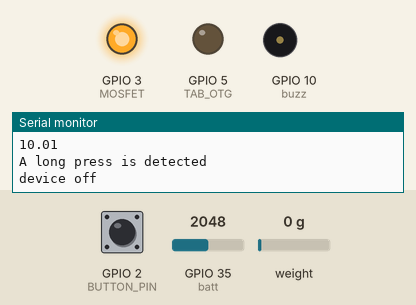
This program was run on a simulated ESP32. Parts: output pins drawn as LEDs (lit = HIGH), buzzer (waves = sounding, pin HIGH), the last lines printed to the serial monitor. The test bench sets the inputs (shaded band); at power-on: GPIO 35 (batt) = 2048, GPIO 2 (BUTTON_PIN) HIGH, weight on the scale 0 g. Pins used as bus, display or sensor lines are not drawn.

Above: at 4.3 s.
4.4 s: GPIO 35 (batt) set to 347
6.8 s: GPIO 35 (batt) set to 313
At 8.9 s:
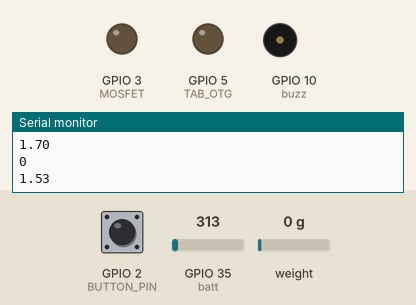
11.1 s: GPIO 2 (BUTTON_PIN) pulled LOW for 0.65 s
At 14.0 s:
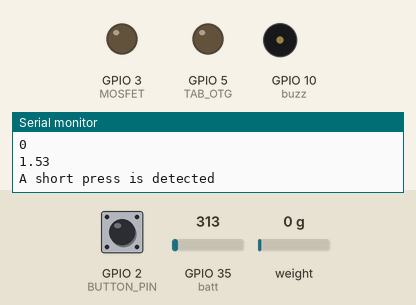
14.6 s: GPIO 35 (batt) set to 491
At 15.2 s:
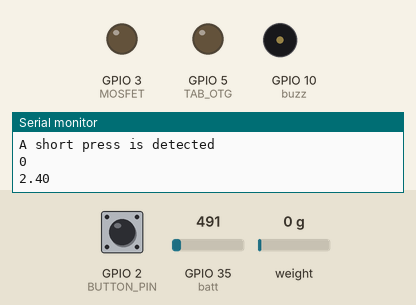
Timing chart, 0 to 17.1 s (numbered marks = the images above; inputs shaded):
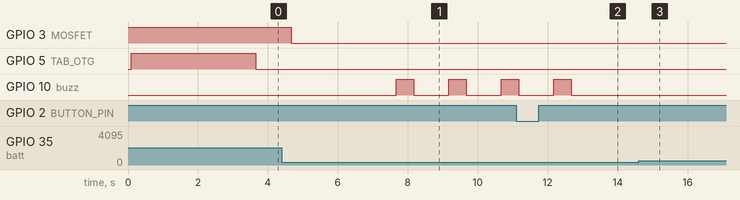

Measured:
- the behaviour switches between 328 and 327 on GPIO 35 (batt) (found by bisection; images 0 and 1)
- after the input at 6.8 s, GPIO 10 (buzz): alternates HIGH for 0.50 s and LOW for 1.0 s, starting after 0.87 s
- after the input at 11.1 s, GPIO 10 (buzz): goes on until 12.7 s, then stays LOW
- after the input at 14.6 s, GPIO 10 (buzz): stops changing and stays LOW

The program:

main.cpp
```cpp
#include "HX711.h"
HX711 scale;

uint8_t dataPin = 6;
uint8_t clockPin = 7;

uint8_t BUTTON_PIN = 2;
uint8_t MOSFET = 3;
uint8_t TAB_POWER = 4;
uint8_t TAB_OTG = 5;
bool flag = LOW;

#define SHORT_PRESS_TIME 500  // 500 milliseconds
#define LONG_PRESS_TIME 2000  // 3000 milliseconds

// Variables will change:
int lastState = LOW;  // the previous state from the input pin
int currentState;     // the current reading from the input pin
unsigned long pressedTime = 0;
unsigned long releasedTime = 0;

int previousLoadCellData = 0;
const int stabilityThreshold = 5;                // Define your threshold here
const unsigned long stabilityDuration = 200000;  // Define stability duration in milliseconds
unsigned long lastStableTime = 0;

bool flag1 = false;

uint8_t batt = A7;
uint8_t buzz = 10;

void setup() {
  Serial.begin(9600);

  scale.begin(dataPin, clockPin);

  pinMode(BUTTON_PIN, INPUT);
  pinMode(batt, INPUT);
  pinMode(buzz, OUTPUT);


  pinMode(MOSFET, OUTPUT);
  digitalWrite(MOSFET, HIGH);  // turn the MOSFET on (HIGH is the voltage level)
  Serial.println("device on");
  delay(50);

  pinMode(TAB_POWER, OUTPUT);
  digitalWrite(TAB_POWER, HIGH);  // turn the TAB_OTG on (HIGH is the voltage level)
  delay(50);

  pinMode(TAB_OTG, OUTPUT);
  digitalWrite(TAB_OTG, HIGH);  // turn the TAB_OTG on (HIGH is the voltage level)
  delay(50);

  // load cell factor for 5 KG
  scale.set_scale(-401.79);  // TODO you need to calibrate this yourself

  // reset the scale to zero = 0
  scale.tare();

  digitalWrite(TAB_POWER, HIGH);  // turn the TAB_POWER on (HIGH is the voltage level)
  delay(2000);
  digitalWrite(TAB_POWER, LOW);  // turn the TAB_POWER on (HIGH is the voltage level)
}


void loop() {

   // read the input on analog pin 0:
  int sensorValue = analogRead(batt);
  // Convert the analog reading (which goes from 0 - 1023) to a voltage (0 - 5V):
  float voltage = sensorValue * (5.0 / 1023.0);
  // print out the value you read:
  Serial.println(voltage);

  if (voltage < 1.6)
  {
    digitalWrite(buzz, HIGH);
    delay(500);
    digitalWrite(buzz, LOW);
  }

  int currentLoadCellData = readLoadCellData();
  // Serial.println(currentLoadCellData);

  if (isStable(currentLoadCellData)) {

    if (millis() - lastStableTime >= stabilityDuration && flag == false) {
      Serial.println("sleep mode");
      flag = true;
      digitalWrite(TAB_OTG, LOW);  // turn the TAB_OTG on (HIGH is the voltage level)
      delay(10);
      digitalWrite(TAB_POWER, HIGH);  // turn the TAB_POWER on (HIGH is the voltage level)
      delay(1000);
      digitalWrite(TAB_POWER, LOW);  // turn the TAB_POWER on (HIGH is the voltage level)
      delay(10);

      digitalWrite(MOSFET, LOW);  // turn the MOSFET off (LOW is the voltage level)
      delay(500);
    }
  } else {
    lastStableTime = millis();
    previousLoadCellData = currentLoadCellData;
    flag = false;
  }

  // read the state of the switch/button:
  currentState = digitalRead(BUTTON_PIN);
  //  Serial.println(currentState);
  if (lastState == HIGH && currentState == LOW)  // button is pressed
    pressedTime = millis();
  else if (lastState == LOW && currentState == HIGH) {  // button is released
    releasedTime = millis();

    long pressDuration = releasedTime - pressedTime;

    if (pressDuration < LONG_PRESS_TIME) {
      Serial.println("A short press is detected");
      scale.tare();
    }
    if (pressDuration > LONG_PRESS_TIME) {
      Serial.println("A long press is detected");
      Serial.println("device off");
      digitalWrite(TAB_OTG, LOW);  // turn the TAB_OTG on (HIGH is the voltage level)
      delay(10);
      digitalWrite(TAB_POWER, HIGH);  // turn the TAB_POWER on (HIGH is the voltage level)
      delay(1000);
      digitalWrite(TAB_POWER, LOW);  // turn the TAB_POWER on (HIGH is the voltage level)
      delay(10);
      digitalWrite(MOSFET, LOW);  // turn the MOSFET off (LOW is the voltage level)
      delay(500);
    }
  }

  // save the the last state
  lastState = currentState;

  if (flag == false) Serial.println(readLoadCellData());
}

int readLoadCellData() {
  // Read load cell data
  return scale.get_units(5);
}

bool isStable(int currentLoadCellData) {

  return abs(currentLoadCellData - previousLoadCellData) <= stabilityThreshold;
}


// -- END OF FILE --
```
